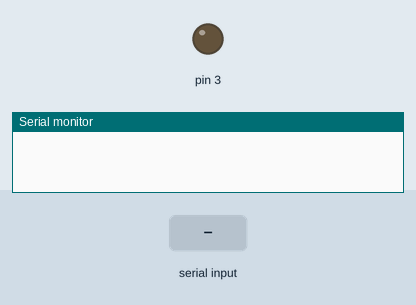
Recording of a sketch running on a simulated Arduino Uno, built with avr-gcc and run on an emulated ATmega328P. On the bench: output pins drawn as LEDs (lit = HIGH), the last lines printed to the serial monitor. The inputs (shaded band) are chosen by the test bench.

Above: at 1.2 s.
1.3 s: "0" received over Serial
At 1.9 s:
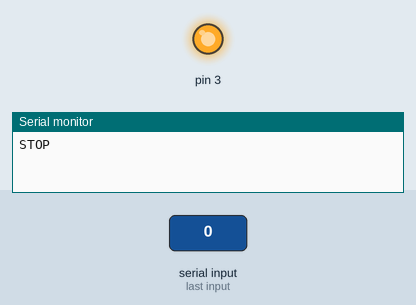
Timing chart, 0 to 17.8 s (numbered marks = the images above; inputs shaded):
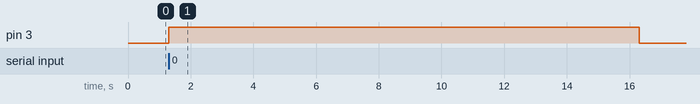

The sketch:

relay_actuation.ino
```cpp
void setup() {
  // put your setup code here, to run once:
  pinMode(3,OUTPUT);
  Serial.begin(9600);
}

void loop() {
  // put your main code here, to run repeatedly:
  if(Serial.available()>0)
  {
     char c = Serial.read();
     if(c=='0'){
        Serial.println("STOP");
        digitalWrite(3,HIGH);
        delay(15000);
        Serial.println("RUN");
        digitalWrite(3,LOW);
     }
  }
}
```

Measured:
- after the input at 1.3 s, pin 3: LOW → HIGH at once, → LOW 15.0 s later
